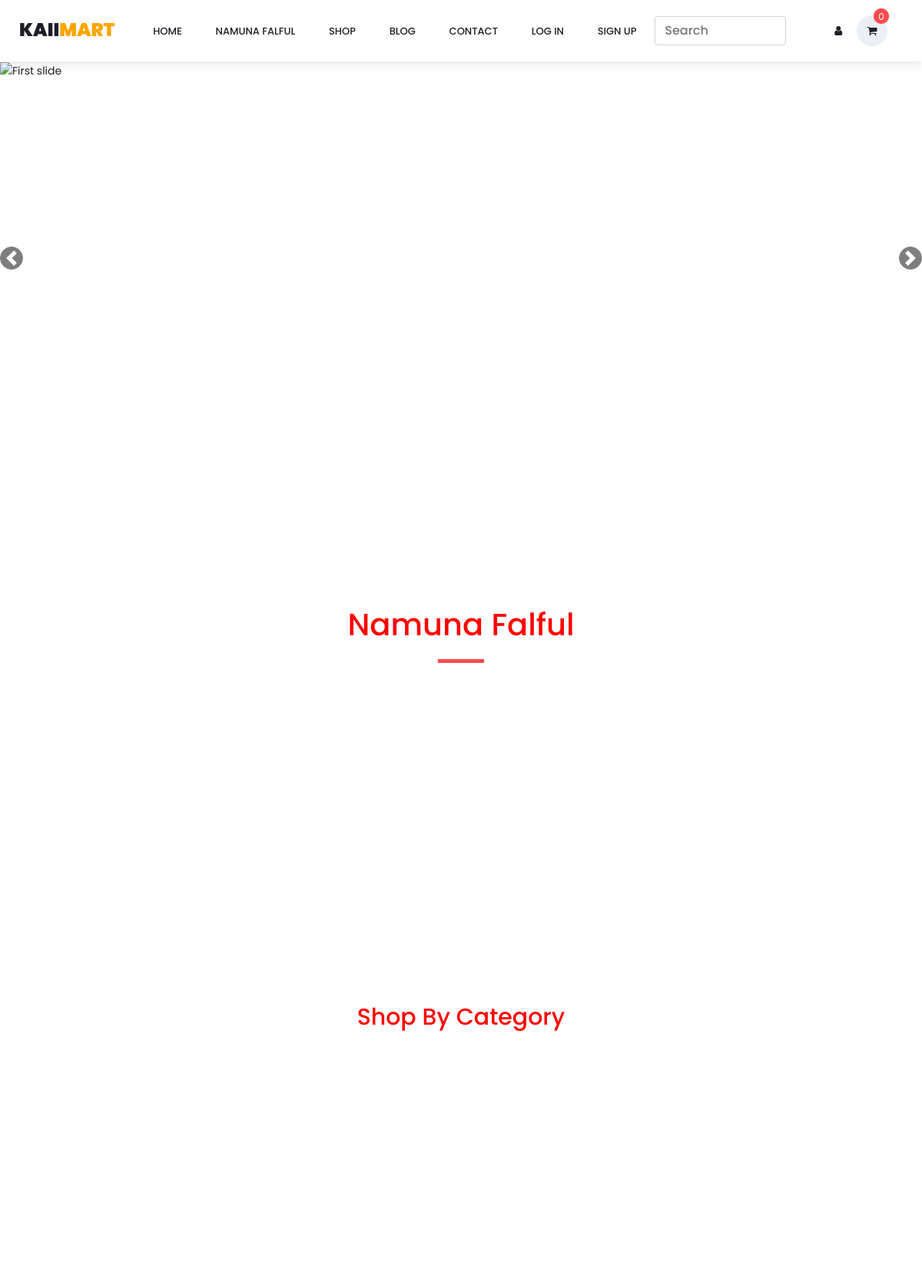
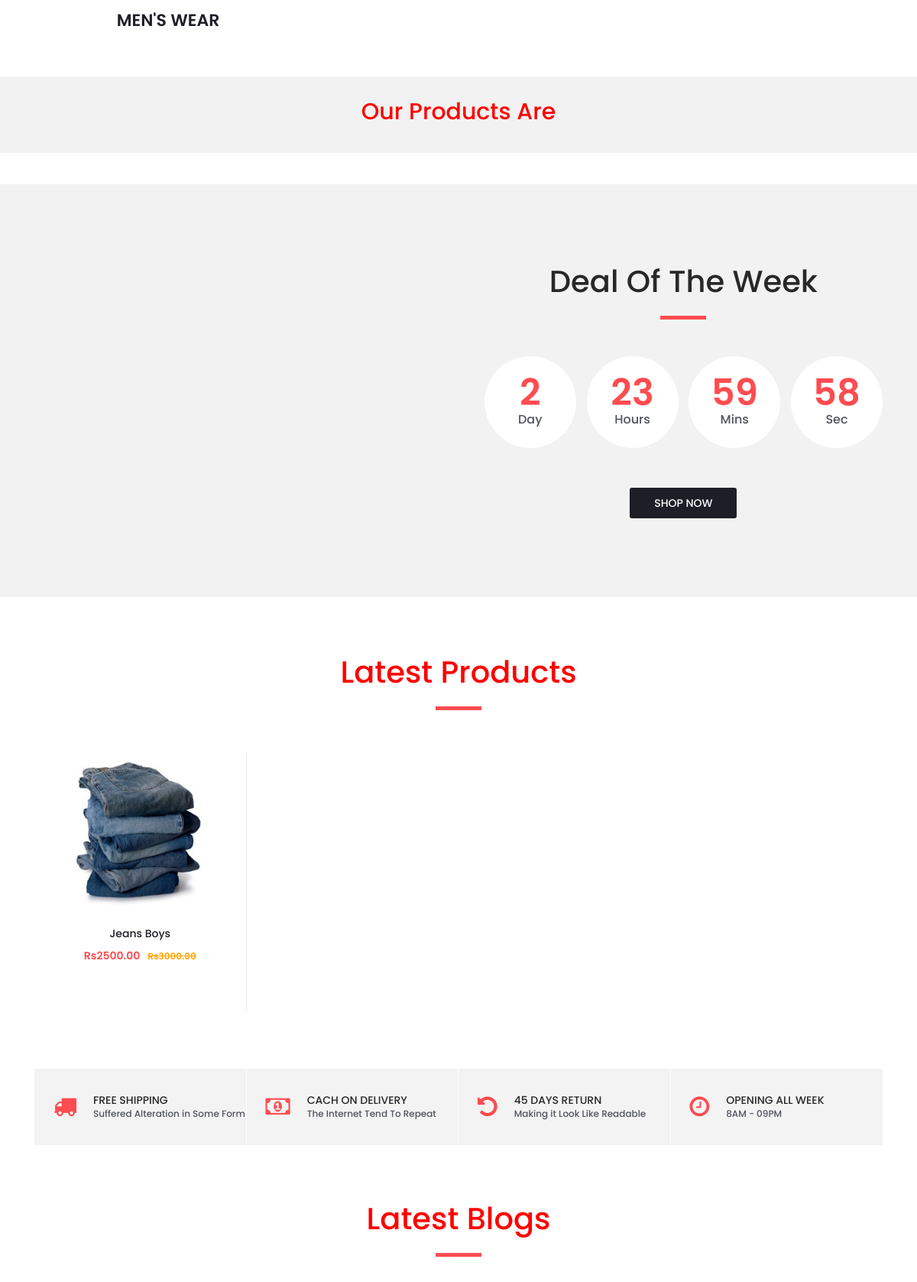
The page / (upper part) on the database its author committed (2 pictures, top to bottom).
### product/models.py (models this page shows, shortened)
class Category(MPTTModel):
    parent = TreeForeignKey('self', on_delete=models.CASCADE, related_name='children', blank=True, null=True)
    title = models.CharField(max_length=100)
    slug = models.SlugField(null=False, unique=True)
    image = models.ImageField(upload_to=get_catimage_path, blank=True, null=True)
    date_created = models.DateTimeField(auto_now_add=True)
    date_updated = models.DateTimeField(auto_now=True)
    @property
    def imageURL(self):
        try:
            url = self.image.url
        except:
            url = ''
        return url
    class MPTTMeta:
        order_insertion_by = ['title']

class Product(models.Model):
    category = models.ForeignKey(Category, on_delete=models.SET_NULL, null=True)
    title = models.CharField(max_length= 100)
    price = models.DecimalField(decimal_places=2, max_digits=9, default=0.00)
    size = models.CharField(choices=SIZE_CHOICES, max_length=11, default='Select Size', blank=True, null=True)
    color = models.CharField(max_length=30, null=True, blank=True)
    description = models.TextField()
    image = models.ImageField(upload_to=get_image_path, blank=True,  null=True)
    video = EmbedVideoField(blank=True)
    discount_price = models.DecimalField(decimal_places=2, max_digits=8, default=0.00)
    available = models.CharField(choices=AVAILABLE_CHOICES, max_length=20, default='Select Option', null=True, blank=True)
    date_created = models.DateTimeField(auto_now_add=True)
    date_updated = models.DateTimeField(auto_now=True)
    slug = models.SlugField(max_length=100, unique=True)
    is_namuna_falful = models .BooleanField(default=False)
    supplier = models.ForeignKey(USER, on_delete=models.SET_NULL, null=True)
    season_choice = models.CharField(choices=SEASON_CHOICES, max_length=10, default='any')
    tags = models.ManyToManyField(Tag, blank=True, related_name='products')
    @property
    def price_after_discount(self):
        x = self.price - self.discount_price
        return x
    @property
    def imageURL(self):
        try:
            url = self.image.url
        except:
            url = ''
        return url

### product/views.py (the view)
# urls.py: path('', home_view, name='home'),
def home_view(request):
    slider = HomeTopSlider.objects.all()
    organic = Product.objects.filter(is_namuna_falful=True)[:8]
    category = Category.objects.all()
    our_products_are = OurProductsAre.objects.all()
    latest_product = Product.objects.all().order_by('-id')[:10]
    blog = BlogModel.objects.all().order_by('-id')[:3]
    Cart.objects.filter(date_created__lte=now()-timedelta(days=1)).delete()
    color = ['primary', 'secondary', 'success', 'danger', 'warning', 'info']
    context = {
        'slider': slider,
        'organic': organic,
        'product': latest_product,
        'category': category,
        'our_products_are': our_products_are,
        'color': color,
        'blog': blog,
    }
    return render(request, 'home.html', context)

### blog/models.py (called while the page is built)
    @property
    def imageURL(self):
        try:
            url = self.image.url
        except:
            url = ''
        return url

### templates/home.html (shortened to what this page needs)
{% extends 'base.html' %}
{% load static %}
{% block css %}
<link rel="stylesheet" href="{% static 'css/home_main_slider.css' %}">
{% endblock %}
{% block main %}
    {% include 'sliders.html' %}
    <div class="best_sellers">
      <div class="container">
        <div class="row">
          <div class="col text-center">
            <div class="section_title new_arrivals_title">
              <h2 style="color: red;">Namuna Falful</h2>
            </div>
          </div>
        </div>
        <div class="row">
          <div class="col">
            <div class="product_slider_container">
              <div class="owl-carousel owl-theme product_slider">
              </div>
            </div>
          </div>
        </div>
      </div>
    </div>
    <div class="banner mt-5">
      <div class="container">
        <h4 class="text-center mb-5" style="color: red; font-size: 30px;">Shop By Category</h4>
        <div class="row">
          {% for item in category %}
            <div class="col-md-4 mt-3">
              <a href="{% url 'product:cat-product' item.id %}">
                <div class="banner_item align-items-center" style="background-image:url({{item.imageURL}})">
                </div>
              </a>
              <div class="banner_category">
                <a href="{% url 'product:cat-product' item.id %}">{{item.title}}</a>
              </div>
            </div>
          {% endfor %}
        </div>
      </div>
    </div>
    <div class="banner mt-5" style="background: #f2f2f2;">
      <div class="container" style="padding: 2em;">
        <h4 class="text-center" style="color: red; font-size: 30px;">Our Products Are</h4>
      </div>
    </div>
    <div class="deal_ofthe_week">
      <div class="container">
        <div class="row align-items-center">
          <div class="col-lg-6">
            <div class="deal_ofthe_week_img">
            </div>
          </div>
          <div class="col-lg-6 text-right deal_ofthe_week_col">
            <div class="deal_ofthe_week_content d-flex flex-column align-items-center float-right">
              <div class="section_title">
                <h2>Deal Of The Week</h2>
              </div>
              <ul class="timer">
                <li class="d-inline-flex flex-column justify-content-center align-items-center">
                  <div id="day" class="timer_num">03</div>
                  <div class="timer_unit">Day</div>
                </li>
                <li class="d-inline-flex flex-column justify-content-center align-items-center">
                  <div id="hour" class="timer_num">15</div>
                  <div class="timer_unit">Hours</div>
                </li>
                <li class="d-inline-flex flex-column justify-content-center align-items-center">
                  <div id="minute" class="timer_num">45</div>
                  <div class="timer_unit">Mins</div>
                </li>
                <li class="d-inline-flex flex-column justify-content-center align-items-center">
                  <div id="second" class="timer_num">23</div>
                  <div class="timer_unit">Sec</div>
                </li>
              </ul>
              <div class="red_button deal_ofthe_week_button"><a href="#">shop now</a></div>
            </div>
          </div>
        </div>
      </div>
    </div>
    <div class="best_sellers">
      <div class="container">
        <div class="row">
          <div class="col text-center">
            <div class="section_title new_arrivals_title">
              <h2 style="color: red;">Latest Products</h2>
            </div>
          </div>
        </div>
        <div class="row">
          <div class="col">
            <div class="product_slider_container">
              <div class="owl-carousel owl-theme product_slider">
                {% for item in product %}
                  <div class="owl-item product_slider_item">
                    <div class="product-item">
                      <div class="product discount">
                        <a href="{% url 'product:detail' item.id %}">
                          <div class="product_image">
                            <img src="{{item.imageURL}}" alt=""
                            style="width: 200px; height: 200px; display: block; margin: 0 auto;">
                          </div>
                        </a>
                        <div class="product_info">
                          <h6 class="product_name"><a href="{% url 'product:detail' item.id %}">{{item.title}}</a></h6>
                          <div class="product_price">Rs{{item.price_after_discount}}<span style="color: orange;">Rs{{item.price}}</span></div>
                        </div>
                      </div>
                    </div>
                  </div>
                {% endfor %}
              </div>
            </div>
          </div>
        </div>
      </div>
    </div>
    <div class="benefit">
      <div class="container">
        <div class="row benefit_row">
          <div class="col-lg-3 benefit_col">
            <div class="benefit_item d-flex flex-row align-items-center">
              <div class="benefit_icon"><i class="fa fa-truck" aria-hidden="true"></i></div>
              <div class="benefit_content">
                <h6>free shipping</h6>
                <p>Suffered Alteration in Some Form</p>
              </div>
            </div>
          </div>
          <div class="col-lg-3 benefit_col">
            <div class="benefit_item d-flex flex-row align-items-center">
              <div class="benefit_icon"><i class="fa fa-money" aria-hidden="true"></i></div>
              <div class="benefit_content">
                <h6>cach on delivery</h6>
                <p>The Internet Tend To Repeat</p>
              </div>
            </div>
          </div>
          <div class="col-lg-3 benefit_col">
            <div class="benefit_item d-flex flex-row align-items-center">
              <div class="benefit_icon"><i class="fa fa-undo" aria-hidden="true"></i></div>
              <div class="benefit_content">
                <h6>45 days return</h6>
                <p>Making it Look Like Readable</p>
              </div>
            </div>
          </div>
          <div class="col-lg-3 benefit_col">
            <div class="benefit_item d-flex flex-row align-items-center">
              <div class="benefit_icon"><i class="fa fa-clock-o" aria-hidden="true"></i></div>
              <div class="benefit_content">
                <h6>opening all week</h6>
                <p>8AM - 09PM</p>
              </div>
            </div>
          </div>
        </div>
      </div>
    </div>
    <div class="blogs">
      <div class="container">
        <div class="row">
          <div class="col text-center">
            <div class="section_title">
              <h2 style="color: red;">Latest Blogs</h2>
            </div>
          </div>
        </div>
      </div>
    </div>
{% endblock %}

### rows shown on the page
Category: title "MEN'S WEAR"
Product: imageURL (picture), title "Jeans Boys", price_after_discount "2500.00", price "3000.00"
